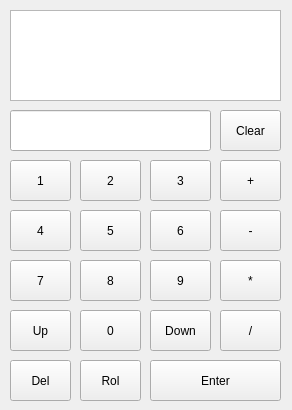
<?xml version="1.0" encoding="UTF-8"?>
<ui version="4.0">
 <class>Widget</class>
 <widget class="QWidget" name="Widget">
  <property name="geometry">
   <rect>
    <x>0</x>
    <y>0</y>
    <width>292</width>
    <height>410</height>
   </rect>
  </property>
  <property name="windowTitle">
   <string>Widget</string>
  </property>
  <widget class="QLineEdit" name="numbers_input">
   <property name="geometry">
    <rect>
     <x>10</x>
     <y>110</y>
     <width>201</width>
     <height>41</height>
    </rect>
   </property>
  </widget>
  <widget class="QTextEdit" name="textEdit_stack">
   <property name="geometry">
    <rect>
     <x>10</x>
     <y>10</y>
     <width>271</width>
     <height>91</height>
    </rect>
   </property>
  </widget>
  <widget class="QPushButton" name="btn_clear">
   <property name="geometry">
    <rect>
     <x>220</x>
     <y>110</y>
     <width>61</width>
     <height>41</height>
    </rect>
   </property>
   <property name="text">
    <string>Clear</string>
   </property>
  </widget>
  <widget class="QPushButton" name="btn_one">
   <property name="geometry">
    <rect>
     <x>10</x>
     <y>160</y>
     <width>61</width>
     <height>41</height>
    </rect>
   </property>
   <property name="text">
    <string>1</string>
   </property>
  </widget>
  <widget class="QPushButton" name="btn_two">
   <property name="geometry">
    <rect>
     <x>80</x>
     <y>160</y>
     <width>61</width>
     <height>41</height>
    </rect>
   </property>
   <property name="text">
    <string>2</string>
   </property>
  </widget>
  <widget class="QPushButton" name="btn_three">
   <property name="geometry">
    <rect>
     <x>150</x>
     <y>160</y>
     <width>61</width>
     <height>41</height>
    </rect>
   </property>
   <property name="text">
    <string>3</string>
   </property>
  </widget>
  <widget class="QPushButton" name="btn_sum">
   <property name="geometry">
    <rect>
     <x>220</x>
     <y>160</y>
     <width>61</width>
     <height>41</height>
    </rect>
   </property>
   <property name="text">
    <string>+</string>
   </property>
  </widget>
  <widget class="QPushButton" name="btn_six">
   <property name="geometry">
    <rect>
     <x>150</x>
     <y>210</y>
     <width>61</width>
     <height>41</height>
    </rect>
   </property>
   <property name="text">
    <string>6</string>
   </property>
  </widget>
  <widget class="QPushButton" name="btn_four">
   <property name="geometry">
    <rect>
     <x>10</x>
     <y>210</y>
     <width>61</width>
     <height>41</height>
    </rect>
   </property>
   <property name="text">
    <string>4</string>
   </property>
  </widget>
  <widget class="QPushButton" name="btn_five">
   <property name="geometry">
    <rect>
     <x>80</x>
     <y>210</y>
     <width>61</width>
     <height>41</height>
    </rect>
   </property>
   <property name="text">
    <string>5</string>
   </property>
  </widget>
  <widget class="QPushButton" name="btn_subtract">
   <property name="geometry">
    <rect>
     <x>220</x>
     <y>210</y>
     <width>61</width>
     <height>41</height>
    </rect>
   </property>
   <property name="text">
    <string>-</string>
   </property>
  </widget>
  <widget class="QPushButton" name="btn_seven">
   <property name="geometry">
    <rect>
     <x>10</x>
     <y>260</y>
     <width>61</width>
     <height>41</height>
    </rect>
   </property>
   <property name="text">
    <string>7</string>
   </property>
  </widget>
  <widget class="QPushButton" name="btn_eigth">
   <property name="geometry">
    <rect>
     <x>80</x>
     <y>260</y>
     <width>61</width>
     <height>41</height>
    </rect>
   </property>
   <property name="text">
    <string>8</string>
   </property>
  </widget>
  <widget class="QPushButton" name="btn_nine">
   <property name="geometry">
    <rect>
     <x>150</x>
     <y>260</y>
     <width>61</width>
     <height>41</height>
    </rect>
   </property>
   <property name="text">
    <string>9</string>
   </property>
  </widget>
  <widget class="QPushButton" name="btn_multiply">
   <property name="geometry">
    <rect>
     <x>220</x>
     <y>260</y>
     <width>61</width>
     <height>41</height>
    </rect>
   </property>
   <property name="text">
    <string>*</string>
   </property>
  </widget>
  <widget class="QPushButton" name="btn_up">
   <property name="geometry">
    <rect>
     <x>10</x>
     <y>310</y>
     <width>61</width>
     <height>41</height>
    </rect>
   </property>
   <property name="text">
    <string>Up</string>
   </property>
  </widget>
  <widget class="QPushButton" name="btn_zero">
   <property name="geometry">
    <rect>
     <x>80</x>
     <y>310</y>
     <width>61</width>
     <height>41</height>
    </rect>
   </property>
   <property name="text">
    <string>0</string>
   </property>
  </widget>
  <widget class="QPushButton" name="btn_down">
   <property name="geometry">
    <rect>
     <x>150</x>
     <y>310</y>
     <width>61</width>
     <height>41</height>
    </rect>
   </property>
   <property name="text">
    <string>Down</string>
   </property>
  </widget>
  <widget class="QPushButton" name="btn_divide">
   <property name="geometry">
    <rect>
     <x>220</x>
     <y>310</y>
     <width>61</width>
     <height>41</height>
    </rect>
   </property>
   <property name="text">
    <string>/</string>
   </property>
  </widget>
  <widget class="QPushButton" name="btn_delete">
   <property name="geometry">
    <rect>
     <x>10</x>
     <y>360</y>
     <width>61</width>
     <height>41</height>
    </rect>
   </property>
   <property name="text">
    <string>Del</string>
   </property>
  </widget>
  <widget class="QPushButton" name="btn_rol">
   <property name="geometry">
    <rect>
     <x>80</x>
     <y>360</y>
     <width>61</width>
     <height>41</height>
    </rect>
   </property>
   <property name="text">
    <string>Rol</string>
   </property>
  </widget>
  <widget class="QPushButton" name="btn_enter">
   <property name="geometry">
    <rect>
     <x>150</x>
     <y>360</y>
     <width>131</width>
     <height>41</height>
    </rect>
   </property>
   <property name="text">
    <string>Enter</string>
   </property>
  </widget>
 </widget>
 <layoutdefault spacing="6" margin="11"/>
 <resources/>
 <connections/>
</ui>
